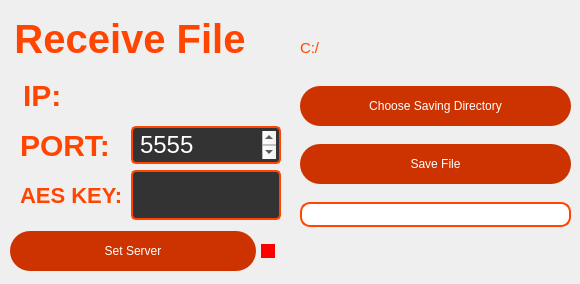
<?xml version="1.0" encoding="UTF-8"?>
<ui version="4.0">
 <class>MainWindow</class>
 <widget class="QMainWindow" name="MainWindow">
  <property name="geometry">
   <rect>
    <x>0</x>
    <y>0</y>
    <width>580</width>
    <height>284</height>
   </rect>
  </property>
  <property name="windowTitle">
   <string>Receive File</string>
  </property>
  <widget class="QWidget" name="centralwidget">
   <widget class="QWidget" name="verticalLayoutWidget">
    <property name="geometry">
     <rect>
      <x>10</x>
      <y>10</y>
      <width>281</width>
      <height>271</height>
     </rect>
    </property>
    <layout class="QVBoxLayout" name="verticalLayout">
     <property name="spacing">
      <number>2</number>
     </property>
     <item>
      <widget class="QLabel" name="label">
       <property name="maximumSize">
        <size>
         <width>240</width>
         <height>50</height>
        </size>
       </property>
       <property name="styleSheet">
        <string notr="true">QLabel {
    font-family: Arial, sans-serif;
    font-size: 40px; /* Larger font size */
    font-weight: bold; /* Make the text bold */
    color: #FF4500; /* Text color (example: DarkOrange) */
    background: transparent; /* No background */
    text-align: center; /* Center the text horizontally */

}</string>
       </property>
       <property name="text">
        <string>Receive File</string>
       </property>
       <property name="alignment">
        <set>Qt::AlignCenter</set>
       </property>
      </widget>
     </item>
     <item>
      <layout class="QHBoxLayout" name="horizontalLayout">
       <property name="spacing">
        <number>1</number>
       </property>
       <item>
        <widget class="QLabel" name="label_2">
         <property name="maximumSize">
          <size>
           <width>40</width>
           <height>30</height>
          </size>
         </property>
         <property name="styleSheet">
          <string notr="true">QLabel {
    font-family: Arial, sans-serif;
    font-size: 30px; /* Larger font size */
    font-weight: bold; /* Make the text bold */
    color: #FF4500; /* Red text color (example: DarkOrange) */
    background: transparent; /* No background */
    text-align: center; /* Center the text horizontally */
}
</string>
         </property>
         <property name="text">
          <string>IP:</string>
         </property>
        </widget>
       </item>
       <item>
        <widget class="QLabel" name="ip_label">
         <property name="maximumSize">
          <size>
           <width>200</width>
           <height>50</height>
          </size>
         </property>
         <property name="styleSheet">
          <string notr="true">QLabel {
    font-family: Arial, sans-serif;
    font-size: 25px; /* Larger font size */
    color: #ff8457;/* Red text color (example: DarkOrange) */
    background: transparent; /* No background */
    text-align: center; /* Center the text horizontally */
}
</string>
         </property>
         <property name="text">
          <string/>
         </property>
         <property name="alignment">
          <set>Qt::AlignCenter</set>
         </property>
        </widget>
       </item>
      </layout>
     </item>
     <item>
      <layout class="QHBoxLayout" name="horizontalLayout_3">
       <property name="spacing">
        <number>1</number>
       </property>
       <item>
        <widget class="QLabel" name="label_4">
         <property name="maximumSize">
          <size>
           <width>100</width>
           <height>30</height>
          </size>
         </property>
         <property name="styleSheet">
          <string notr="true">QLabel {
    font-family: Arial, sans-serif;
    font-size: 30px; /* Larger font size */
    font-weight: bold; /* Make the text bold */
    color: #FF4500; /* Red text color (example: DarkOrange) */
    background: transparent; /* No background */
    text-align: center; /* Center the text horizontally */
}
</string>
         </property>
         <property name="text">
          <string>PORT:</string>
         </property>
        </widget>
       </item>
       <item>
        <widget class="QTextEdit" name="port_text_edit">
         <property name="maximumSize">
          <size>
           <width>150</width>
           <height>38</height>
          </size>
         </property>
         <property name="styleSheet">
          <string notr="true">QTextEdit {
    background-color: #333; /* Dark gray background color for QTextEdit */
    color: #FFF; /* White text color */
    border: 2px solid #FF4500; /* Red border around the QTextEdit */
    border-radius: 5px; /* Rounded corners */
    padding: 3px; /* Padding for text content */
}

QTextEdit:hover {
    border: 2px solid #FF6600; /* Red border on hover */
}

QTextEdit:focus {
    border: 2px solid #FF3300; /* Red border when QTextEdit is in focus */
}
</string>
         </property>
         <property name="html">
          <string>&lt;!DOCTYPE HTML PUBLIC &quot;-//W3C//DTD HTML 4.0//EN&quot; &quot;http://www.w3.org/TR/REC-html40/strict.dtd&quot;&gt;
&lt;html&gt;&lt;head&gt;&lt;meta name=&quot;qrichtext&quot; content=&quot;1&quot; /&gt;&lt;meta charset=&quot;utf-8&quot; /&gt;&lt;style type=&quot;text/css&quot;&gt;
p, li { white-space: pre-wrap; }
hr { height: 1px; border-width: 0; }
li.unchecked::marker { content: &quot;\2610&quot;; }
li.checked::marker { content: &quot;\2612&quot;; }
&lt;/style&gt;&lt;/head&gt;&lt;body style=&quot; font-family:'.AppleSystemUIFont'; font-size:13pt; font-weight:400; font-style:normal;&quot;&gt;
&lt;p style=&quot; margin-top:0px; margin-bottom:0px; margin-left:0px; margin-right:0px; -qt-block-indent:0; text-indent:0px;&quot;&gt;&lt;span style=&quot; font-size:18pt;&quot;&gt;5555&lt;/span&gt;&lt;/p&gt;&lt;/body&gt;&lt;/html&gt;</string>
         </property>
        </widget>
       </item>
      </layout>
     </item>
     <item>
      <layout class="QHBoxLayout" name="horizontalLayout_5">
       <property name="spacing">
        <number>1</number>
       </property>
       <item>
        <widget class="QLabel" name="label_5">
         <property name="maximumSize">
          <size>
           <width>100</width>
           <height>30</height>
          </size>
         </property>
         <property name="styleSheet">
          <string notr="true">QLabel {
    font-family: Arial, sans-serif;
    font-size: 22px; /* Larger font size */
    font-weight: bold; /* Make the text bold */
    color: #FF4500; /* Red text color (example: DarkOrange) */
    background: transparent; /* No background */
    text-align: center; /* Center the text horizontally */
}
</string>
         </property>
         <property name="text">
          <string>AES KEY:</string>
         </property>
        </widget>
       </item>
       <item>
        <widget class="QTextEdit" name="aes_texedit">
         <property name="maximumSize">
          <size>
           <width>150</width>
           <height>50</height>
          </size>
         </property>
         <property name="styleSheet">
          <string notr="true">QTextEdit {
    background-color: #333; /* Dark gray background color for QTextEdit */
    color: #FFF; /* White text color */
    border: 2px solid #FF4500; /* Red border around the QTextEdit */
    border-radius: 5px; /* Rounded corners */
    padding: 3px; /* Padding for text content */
}

QTextEdit:hover {
    border: 2px solid #FF6600; /* Red border on hover */
}

QTextEdit:focus {
    border: 2px solid #FF3300; /* Red border when QTextEdit is in focus */
}
</string>
         </property>
         <property name="html">
          <string>&lt;!DOCTYPE HTML PUBLIC &quot;-//W3C//DTD HTML 4.0//EN&quot; &quot;http://www.w3.org/TR/REC-html40/strict.dtd&quot;&gt;
&lt;html&gt;&lt;head&gt;&lt;meta name=&quot;qrichtext&quot; content=&quot;1&quot; /&gt;&lt;meta charset=&quot;utf-8&quot; /&gt;&lt;style type=&quot;text/css&quot;&gt;
p, li { white-space: pre-wrap; }
hr { height: 1px; border-width: 0; }
li.unchecked::marker { content: &quot;\2610&quot;; }
li.checked::marker { content: &quot;\2612&quot;; }
&lt;/style&gt;&lt;/head&gt;&lt;body style=&quot; font-family:'.AppleSystemUIFont'; font-size:13pt; font-weight:400; font-style:normal;&quot;&gt;
&lt;p style=&quot;-qt-paragraph-type:empty; margin-top:0px; margin-bottom:0px; margin-left:0px; margin-right:0px; -qt-block-indent:0; text-indent:0px;&quot;&gt;&lt;br /&gt;&lt;/p&gt;&lt;/body&gt;&lt;/html&gt;</string>
         </property>
        </widget>
       </item>
      </layout>
     </item>
     <item>
      <layout class="QHBoxLayout" name="horizontalLayout_4">
       <property name="spacing">
        <number>5</number>
       </property>
       <item>
        <widget class="QPushButton" name="set_server">
         <property name="maximumSize">
          <size>
           <width>400</width>
           <height>40</height>
          </size>
         </property>
         <property name="styleSheet">
          <string notr="true">QMainWindow QPushButton {
    background-color: #CC3300; /* Darker red background color */
    color: #FFF; /* White text color */
    border: none; /* Remove the button border */
    border-radius: 20px; /* Make the button round by increasing border-radius */
    padding: 10px; /* Adjust padding for button content */
}

QMainWindow QPushButton:hover {
    background-color: #FF4500; /* Lighter red background color on hover */
}

QMainWindow QPushButton:pressed {
    background-color: #AA2200; /* Even darker red background color when pressed */
}</string>
         </property>
         <property name="text">
          <string>Set Server</string>
         </property>
        </widget>
       </item>
       <item>
        <widget class="QCheckBox" name="conn_status_box">
         <property name="maximumSize">
          <size>
           <width>30</width>
           <height>50</height>
          </size>
         </property>
         <property name="styleSheet">
          <string notr="true">

QCheckBox::indicator::unchecked {
    background-color:red ;
}

</string>
         </property>
         <property name="text">
          <string/>
         </property>
         <property name="checkable">
          <bool>false</bool>
         </property>
        </widget>
       </item>
      </layout>
     </item>
    </layout>
   </widget>
   <widget class="QWidget" name="verticalLayoutWidget_2">
    <property name="geometry">
     <rect>
      <x>300</x>
      <y>10</y>
      <width>271</width>
      <height>271</height>
     </rect>
    </property>
    <layout class="QVBoxLayout" name="verticalLayout_2">
     <property name="spacing">
      <number>0</number>
     </property>
     <item>
      <widget class="QLabel" name="dir_label">
       <property name="maximumSize">
        <size>
         <width>400</width>
         <height>40</height>
        </size>
       </property>
       <property name="styleSheet">
        <string notr="true">QLabel {
    font-family: Arial, sans-serif;
    font-size: 15px; /* Larger font size */
    color: #FF4500; /* Red text color (example: DarkOrange) */
    background: transparent; /* No background */
    text-align: center; /* Center the text horizontally */
}
</string>
       </property>
       <property name="text">
        <string>C:/</string>
       </property>
       <property name="alignment">
        <set>Qt::AlignLeading|Qt::AlignLeft|Qt::AlignVCenter</set>
       </property>
       <property name="wordWrap">
        <bool>true</bool>
       </property>
      </widget>
     </item>
     <item>
      <widget class="QPushButton" name="choose_dir_button">
       <property name="maximumSize">
        <size>
         <width>400</width>
         <height>40</height>
        </size>
       </property>
       <property name="styleSheet">
        <string notr="true">QMainWindow QPushButton {
    background-color: #CC3300; /* Darker red background color */
    color: #FFF; /* White text color */
    border: none; /* Remove the button border */
    border-radius: 20px; /* Make the button round by increasing border-radius */
    padding: 10px; /* Adjust padding for button content */
}

QMainWindow QPushButton:hover {
    background-color: #FF4500; /* Lighter red background color on hover */
}

QMainWindow QPushButton:pressed {
    background-color: #AA2200; /* Even darker red background color when pressed */
}</string>
       </property>
       <property name="text">
        <string>Choose Saving Directory</string>
       </property>
      </widget>
     </item>
     <item>
      <widget class="QPushButton" name="save_file_button">
       <property name="maximumSize">
        <size>
         <width>400</width>
         <height>40</height>
        </size>
       </property>
       <property name="styleSheet">
        <string notr="true">QMainWindow QPushButton {
    background-color: #CC3300; /* Darker red background color */
    color: #FFF; /* White text color */
    border: none; /* Remove the button border */
    border-radius: 20px; /* Make the button round by increasing border-radius */
    padding: 10px; /* Adjust padding for button content */
}

QMainWindow QPushButton:hover {
    background-color: #FF4500; /* Lighter red background color on hover */
}

QMainWindow QPushButton:pressed {
    background-color: #AA2200; /* Even darker red background color when pressed */
}</string>
       </property>
       <property name="text">
        <string>Save File</string>
       </property>
      </widget>
     </item>
     <item>
      <widget class="QProgressBar" name="saving_progress_bar">
       <property name="maximumSize">
        <size>
         <width>400</width>
         <height>25</height>
        </size>
       </property>
       <property name="styleSheet">
        <string notr="true">QProgressBar {
    border: 2px solid #FF4500; /* Add a red border */
    border-radius: 10px; /* Make the progress bar rounded */
    text-align: center; /* Center the text inside the progress bar */
    font-size: 14px; /* Set the font size */
    color: #FFF; /* Set the text color to white */
}

QProgressBar::chunk {
    background-color: #FF4500; /* Set the progress bar chunk color to red */
}</string>
       </property>
       <property name="value">
        <number>0</number>
       </property>
      </widget>
     </item>
     <item>
      <widget class="QLabel" name="progress_label">
       <property name="maximumSize">
        <size>
         <width>300</width>
         <height>13</height>
        </size>
       </property>
       <property name="styleSheet">
        <string notr="true">QLabel {
    font-family: Arial, sans-serif;
    font-size: 15px; /* Larger font size */
    color: #FF8080; /* Text color (example: DarkOrange) */
    background: transparent; /* No background */
    text-align: center; /* Center the text horizontally */

}</string>
       </property>
       <property name="text">
        <string/>
       </property>
       <property name="alignment">
        <set>Qt::AlignCenter</set>
       </property>
      </widget>
     </item>
    </layout>
   </widget>
  </widget>
 </widget>
 <resources/>
 <connections/>
</ui>
